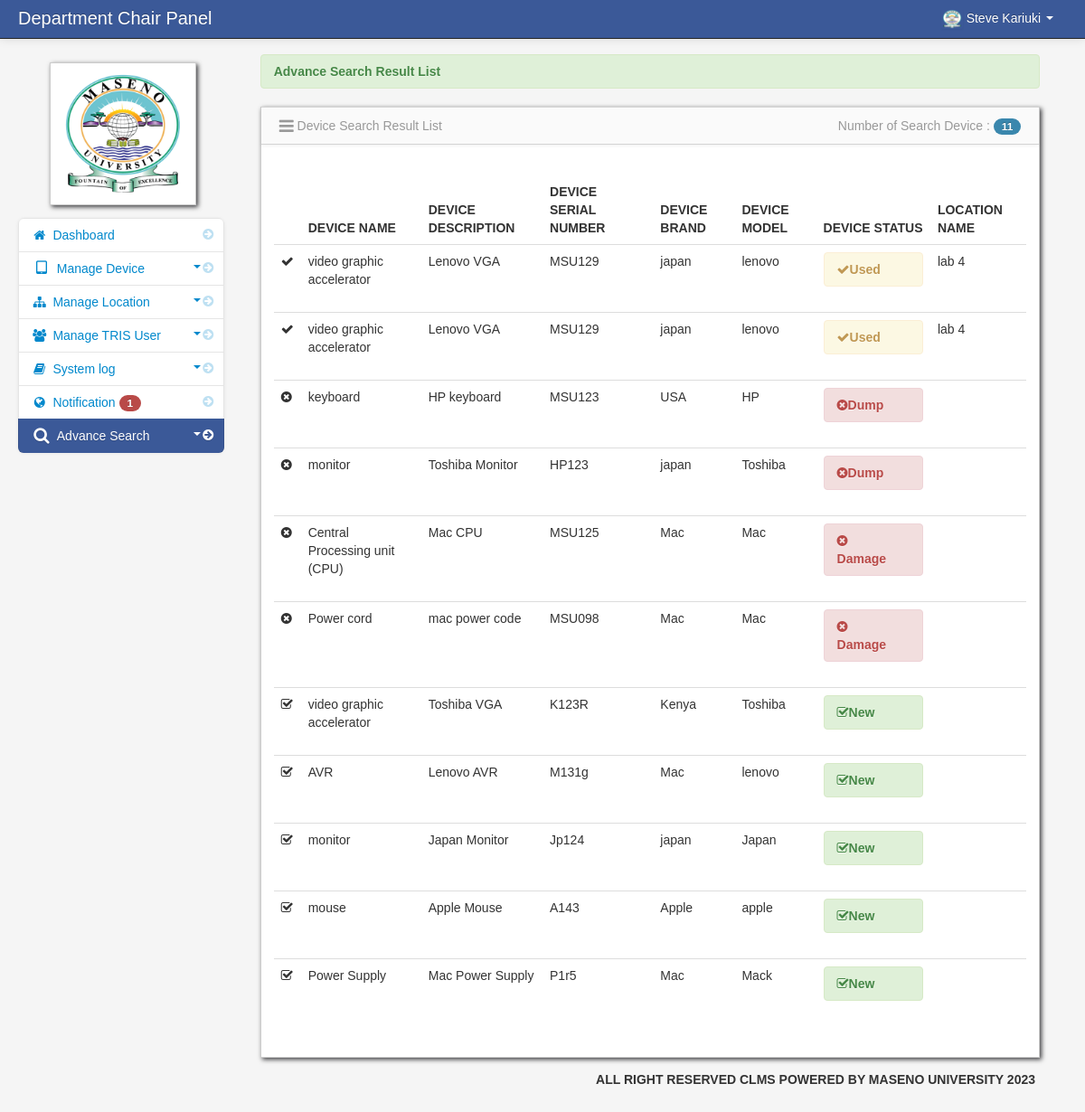
/Admin/advance_search1.php (signed in), run on the app's committed database.
### tables this page shows
CREATE TABLE `tbldevice` (
  `id` int(11) NOT NULL,
  `dev_id` int(11) NOT NULL,
  `dev_desc` varchar(128) NOT NULL,
  `dev_serial` varchar(128) NOT NULL,
  `dev_brand` varchar(128) NOT NULL,
  `dev_model` varchar(128) NOT NULL,
  `dev_status` varchar(128) NOT NULL
);

CREATE TABLE `tbldevice_name` (
  `dev_id` int(11) NOT NULL,
  `dev_name` varchar(100) NOT NULL
);

CREATE TABLE `tbllocation` (
  `stdev_id` int(11) NOT NULL,
  `stdev_location_name` varchar(128) NOT NULL,
  `thumbnails` varchar(100) NOT NULL
);

### Admin/session.php (called while the page is built, shortened)
<?php
$session_id=$_SESSION['admin_id'];
$user_query = mysqli_query($conn,"select * from tbladmin where admin_id = '$session_id'")or die(mysqli_error($conn));
$user_row =mysqli_fetch_array($user_query);
$admin_username =$user_row['firstName']." ".$user_row['lastName'];
?>

### Admin/advance_search1.php (the view, shortened to what this page needs)
<?php include('header.php'); ?>
<?php include('session.php'); ?>
<?php
$dev_name = $_POST['dev_name'];
$dev_serial = $_POST['dev_serial'];
?>
    <body>
		<?php include('navbar.php'); ?>
        <div class="container-fluid">
            <div class="row-fluid">
				<?php include('advance_search_slidebar.php'); ?>
				<div class="span9" id="content">
                     <div class="row-fluid">
					 <div class="empty">
			 	         <div class="alert alert-success">
                            <strong> Advance Search Result List</strong>
                       </div>
			        </div>
					 <?php
	             $count_item="select * from tbldevice
				             LEFT JOIN tbldevice_name ON tbldevice.dev_id=tbldevice_name.dev_id
		                     LEFT JOIN tbllocation_details ON tbldevice.id = tbllocation_details.tbldevice_id
		                     LEFT JOIN tbllocation ON tbllocation_details.tbldevice_id = tbllocation.stdev_id
		                     where dev_name LIKE '%$dev_name%'
							 and dev_serial LIKE '%$dev_serial%'";
							 $result= mysqli_query($conn,$count_item);
	             $count = mysqli_num_rows($result);
                 ?>
				   <div id="block_bg" class="block">
                        <div class="navbar navbar-inner block-header">
                             <div class="muted pull-left"><i class="icon-reorder icon-large"></i> Device Search Result List</div>
                          <div class="muted pull-right">
								Number of Search Device : <span class="badge badge-info"><?php  echo $count; ?></span>
							 </div>
						  </div>
<br/>
<div class="block-content collapse in">
    <div class="span12">
	<form action="" method="post">
  	<table cellpadding="0" cellspacing="0" border="0" class="table" id="example">
		<thead>
		        <tr>
					<th class="empty"></th>
					<th>Device Name</th>
					<th>Device Description </th>
					<th>Device Serial Number  </th>
			        <th>Device Brand  </th>
					<th>Device Model  </th>
					<th>Device Status  </th>
					<th>location Name </th>
		    </tr>
		</thead>
<tbody>
<?php
		$search_query = mysqli_query($conn,"select * from tbldevice
		LEFT JOIN tbldevice_name ON tbldevice.dev_id=tbldevice_name.dev_id
		LEFT JOIN tbllocation_details ON tbldevice.id = tbllocation_details.tbldevice_id
		LEFT JOIN tbllocation ON tbllocation_details.tbldevice_id = tbllocation.stdev_id
		where dev_name LIKE '%$dev_name%'
		and dev_serial LIKE '%$dev_serial%'");
		while($row = mysqli_fetch_array($search_query)){
		?>
		<tr>
		<td><?php
		       if($row['dev_status']=='New')
		       {
			   echo '<i class="icon-check"></i><div id="hide"><strong>'.$row['dev_status'].'</strong></div>';
		       }
		       else if($row['dev_status']=='Used')
			   {
			   echo '<i class="icon-ok"></i><div id="hide"><strong>'.$row['dev_status'].'</strong></div>';
		       }
			   else if($row['dev_status']=='Repaired')
			   {
			   echo '<i class="icon-wrench"></i><div id="hide"><strong>'.$row['dev_status'].'</strong></div>';
		       }
		       else
			   {
			   echo '<i class="icon-remove-sign"></i><div id="hide"><strong>'.$row['dev_status'].'</strong></div>';
		       };
			  ?>
		</td>
			<td><?php echo $row['dev_name']; ?></td>
			<td><?php echo $row['dev_desc']; ?></td>
			<td><?php echo $row['dev_serial']; ?></td>
			<td><?php echo $row['dev_brand']; ?></td>
			<td><?php echo $row['dev_model']; ?></td>
			<td><?php
		       if($row['dev_status']=='New')
		       {
			   echo '<div class="alert alert-success"><i class="icon-check"></i><strong>'.$row['dev_status'].'</strong></div>';
		       }
		       else if($row['dev_status']=='Used')
			   {
			   echo '<div class="alert alert-warning"><i class="icon-ok"></i><strong>'.$row['dev_status'].'</strong></div>';
		       }
			   else if($row['dev_status']=='Repaired')
			   {
			   echo '<div class="alert alert-warning"><i class="icon-wrench"></i><strong>'.$row['dev_status'].'</strong></div>';
		       }
		       else
			   {
			   echo '<div class="alert alert-danger"><i class="icon-remove-sign"></i><strong>'.$row['dev_status'].'</strong></div>';
		       };
			  ?></td>
			<td><?php echo $row['stdev_location_name']; ?></td>
		</tr>
	<?php } ?>
</tbody>
</table>
</form>
</div>
</div>
</div>
</div>
</div>
</div>
<?php include('footer.php'); ?>
</div>
<?php include('script.php'); ?>
 </body>
</html>

### Admin/navbar.php (shortened to what this page needs)
<div class="navbar navbar-inverse navbar-fixed-top">
         <div class="navbar-inner">
            <div class="container-fluid">
	 <div class="navbar-header">
                 <span class="brand" href="#">Department Chair Panel</span>
	 </div>
                 <div class="nav-collapse collapse">
                     <ul class="nav pull-right">
                         <li class="dropdown">
                             <a href="#" role="button" class="dropdown-toggle" data-toggle="dropdown"><img id="avatar1" class="img-responsive" src="img/logo.png">&nbsp;<?php echo $admin_username;  ?> <i class="caret"></i>
                             </a>
                         </li>
                     </ul>
                 </div>
             </div>
         </div>
     </div>

### Admin/assets/styles.css (style rules this page uses)
body { padding-top: 60px; padding-bottom: 40px; background-color: #f5f5f5; }
#content { margin-left:0px; }
.block { background: url("../images/pixel-60fff.png") repeat scroll 0 0 rgba(0, 0, 0, 0) !important; border: 1px solid #ccc; background: white; margin: 1em 0em; border-top: none; -webkit-box-shadow: 2px 2px 5px rgba(0, 0, 6, 0.75); -moz-box-shadow: 2px 2px 5px rgba(0, 0, 6, 0.75); box-shadow: 2px 2px 5px rgba(0, 0, 6, 0.75); }
.block-content { margin: 1em; min-height: .25em; }
.block-header { margin-bottom: 0px; border-right: none; border-left: none; -webkit-border-radius: 0px; -moz-border-radius: 0px; border-radius: 0px; }
.block-header div { padding-top: 10px; }

### data on the page
tbldevice: dev.dev_name "video graphic accelerator", dev_desc "Lenovo VGA", dev_serial "MSU129", dev_brand "japan", dev_model "lenovo", dev_status "Used", tbllocation.stdev_location_name "lab 4"
tbldevice: dev.dev_name "keyboard", dev_desc "HP keyboard", dev_serial "MSU123", dev_brand "USA", dev_model "HP", dev_status "Dump"
tbldevice: dev.dev_name "monitor", dev_desc "Toshiba Monitor", dev_serial "HP123", dev_brand "japan", dev_model "Toshiba", dev_status "Dump"
tbldevice: dev.dev_name "Central Processing unit (CPU)", dev_desc "Mac CPU", dev_serial "MSU125", dev_brand "Mac", dev_model "Mac", dev_status "Damage"
tbldevice: dev.dev_name "Power cord", dev_desc "mac power code", dev_serial "MSU098", dev_brand "Mac", dev_model "Mac", dev_status "Damage"
tbldevice: dev.dev_name "video graphic accelerator", dev_desc "Toshiba VGA", dev_serial "K123R", dev_brand "Kenya", dev_model "Toshiba", dev_status "New"
tbldevice: dev.dev_name "AVR", dev_desc "Lenovo AVR", dev_serial "M131g", dev_brand "Mac", dev_model "lenovo", dev_status "New"
tbldevice: dev.dev_name "monitor", dev_desc "Japan Monitor", dev_serial "Jp124", dev_brand "japan", dev_model "Japan", dev_status "New"
tbldevice: dev.dev_name "mouse", dev_desc "Apple Mouse", dev_serial "A143", dev_brand "Apple", dev_model "apple", dev_status "New"
tbldevice: dev.dev_name "Power Supply", dev_desc "Mac Power Supply", dev_serial "P1r5", dev_brand "Mac", dev_model "Mack", dev_status "New"

### other printed values
$admin_username "Steve Kariuki"
$not_read "1"
$count "11"
